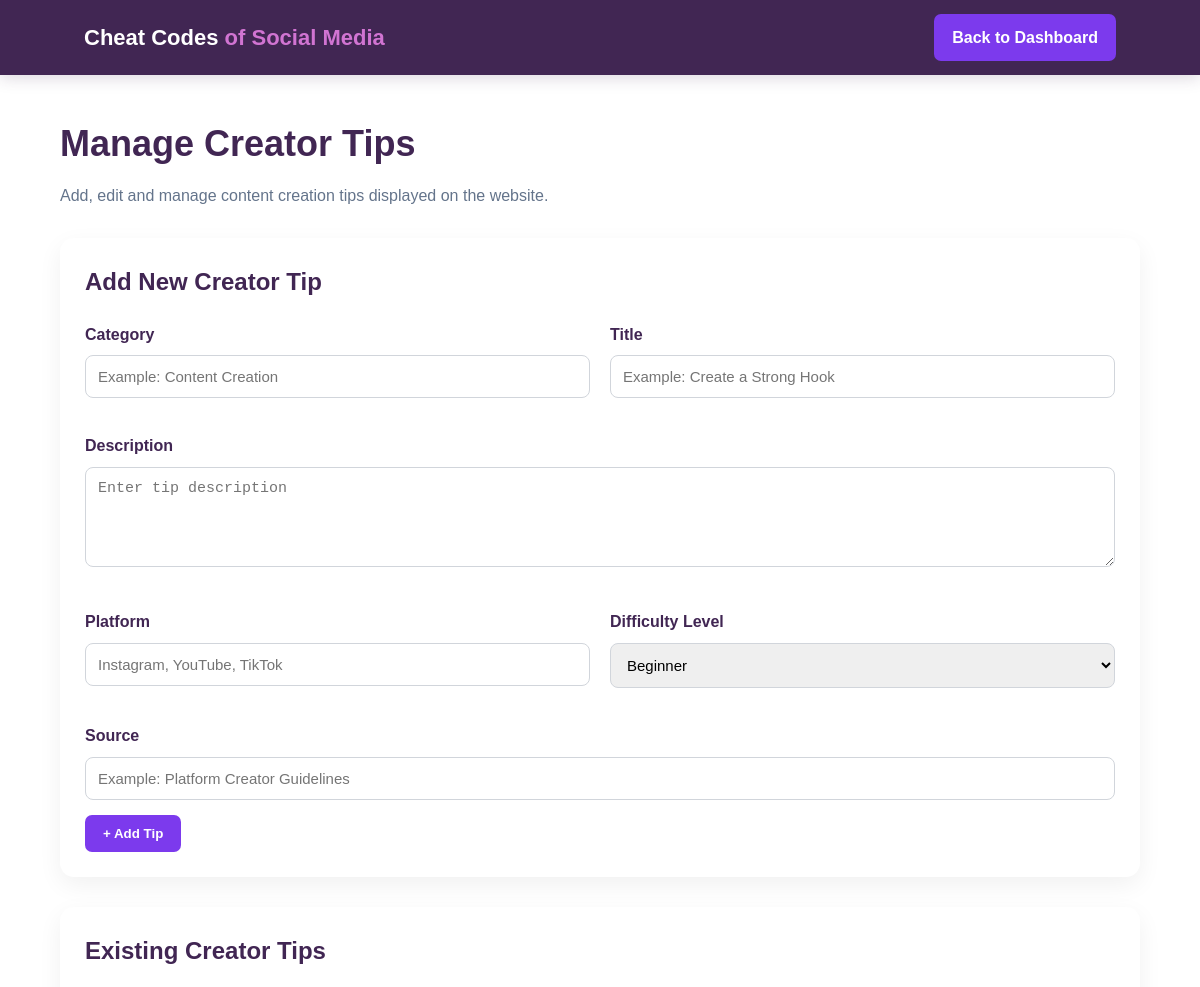
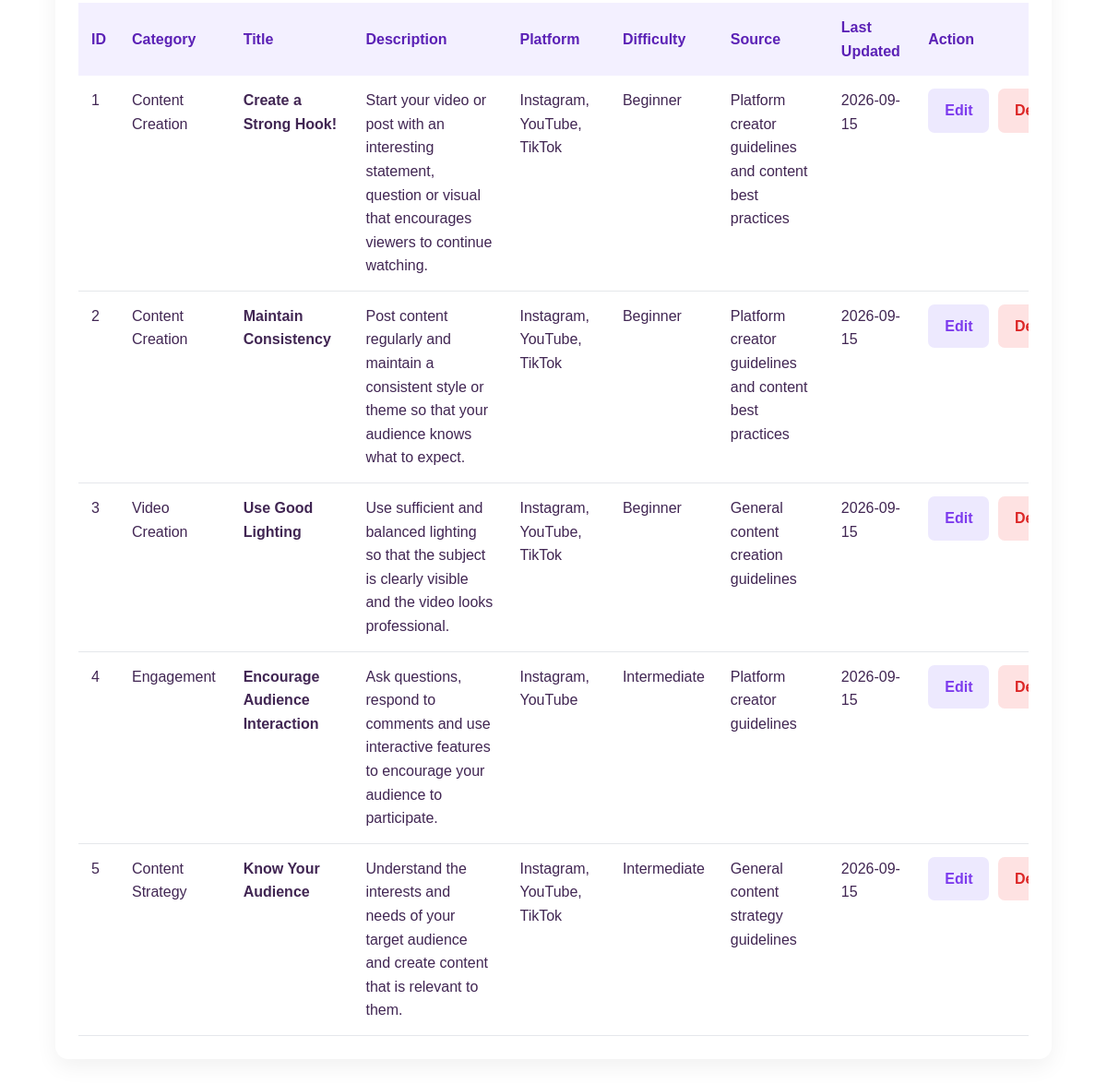
Page /admin/manage_creator_tips.php on the committed database (2 pictures, top to bottom).
### tables this page shows
CREATE TABLE `creator_tips` (
  `tip_id` int(11) NOT NULL,
  `category` varchar(100) NOT NULL,
  `title` varchar(150) NOT NULL,
  `description` text NOT NULL,
  `platform` varchar(100) NOT NULL,
  `difficulty_level` varchar(50) NOT NULL,
  `source` varchar(255) NOT NULL,
  `last_updated` date NOT NULL
);

### admin/manage_creator_tips.php (the view, shortened to what this page needs)
<?php
require_once "../config/database.php";
$edit_tip = null;
$sql = "SELECT * FROM creator_tips ORDER BY tip_id";
$result = mysqli_query($conn, $sql);
?>
<!DOCTYPE html>
<html lang="en">
<head>
    <link rel="stylesheet" href="../css/style.css">
</head>
<body>
<header class="navbar">
    <div class="logo">
        Cheat Codes <span>of Social Media</span>
    </div>
    <a href="dashboard.php" class="btn btn-primary">
        Back to Dashboard
    </a>
</header>
<main class="admin-container">
    <div class="admin-header">
        <h1>Manage Creator Tips</h1>
        <p>
            Add, edit and manage content creation tips displayed on the website.
        </p>
    </div>
    <div class="admin-card">
        <?php if ($edit_tip): ?>
            <h2>Edit Creator Tip</h2>
            <form method="POST">
                <input type="hidden"
                       name="tip_id"
                       value="<?php echo $edit_tip['tip_id']; ?>">
                <div class="form-grid">
                    <div class="form-group">
                        <label>Category</label>
                        <input type="text"
                               name="category"
                               value="<?php echo htmlspecialchars($edit_tip['category']); ?>"
                               required>
                    </div>
                    <div class="form-group">
                        <label>Title</label>
                        <input type="text"
                               name="title"
                               value="<?php echo htmlspecialchars($edit_tip['title']); ?>"
                               required>
                    </div>
                    <div class="form-group full">
                        <label>Description</label>
                        <textarea name="description"
                                  required><?php echo htmlspecialchars($edit_tip['description']); ?></textarea>
                    </div>
                    <div class="form-group">
                        <label>Platform</label>
                        <input type="text"
                               name="platform"
                               value="<?php echo htmlspecialchars($edit_tip['platform']); ?>"
                               required>
                    </div>
                    <div class="form-group">
                        <label>Difficulty Level</label>
                        <select name="difficulty_level" required>
                            <option value="Beginner"
                                <?php if ($edit_tip['difficulty_level'] == 'Beginner') echo 'selected'; ?>>
                                Beginner
                            </option>
                            <option value="Intermediate"
                                <?php if ($edit_tip['difficulty_level'] == 'Intermediate') echo 'selected'; ?>>
                                Intermediate
                            </option>
                            <option value="Advanced"
                                <?php if ($edit_tip['difficulty_level'] == 'Advanced') echo 'selected'; ?>>
                                Advanced
                            </option>
                        </select>
                    </div>
                    <div class="form-group full">
                        <label>Source</label>
                        <input type="text"
                               name="source"
                               value="<?php echo htmlspecialchars($edit_tip['source']); ?>"
                               required>
                    </div>
                </div>
                <button type="submit"
                        name="update_tip"
                        class="btn btn-primary">
                    Update Tip
                </button>
                <a href="manage_creator_tips.php"
                   class="btn btn-cancel">
                    Cancel
                </a>
            </form>
        <?php else: ?>
            <h2>Add New Creator Tip</h2>
            <form method="POST">
                <div class="form-grid">
                    <div class="form-group">
                        <label>Category</label>
                        <input type="text"
                               name="category"
                               placeholder="Example: Content Creation"
                               required>
                    </div>
                    <div class="form-group">
                        <label>Title</label>
                        <input type="text"
                               name="title"
                               placeholder="Example: Create a Strong Hook"
                               required>
                    </div>
                    <div class="form-group full">
                        <label>Description</label>
                        <textarea name="description"
                                  placeholder="Enter tip description"
                                  required></textarea>
                    </div>
                    <div class="form-group">
                        <label>Platform</label>
                        <input type="text"
                               name="platform"
                               placeholder="Instagram, YouTube, TikTok"
                               required>
                    </div>
                    <div class="form-group">
                        <label>Difficulty Level</label>
                        <select name="difficulty_level" required>
                            <option value="Beginner">Beginner</option>
                        </select>
                    </div>
                    <div class="form-group full">
                        <label>Source</label>
                        <input type="text"
                               name="source"
                               placeholder="Example: Platform Creator Guidelines"
                               required>
                    </div>
                </div>
                <button type="submit"
                        name="add_tip"
                        class="btn btn-primary">
                    + Add Tip
                </button>
            </form>
        <?php endif; ?>
    </div>
    <div class="admin-card">
        <h2>Existing Creator Tips</h2>
        <div class="table-wrapper">
            <table>
                <thead>
                    <tr>
                        <th>ID</th>
                        <th>Category</th>
                        <th>Title</th>
                        <th>Description</th>
                        <th>Platform</th>
                        <th>Difficulty</th>
                        <th>Source</th>
                        <th>Last Updated</th>
                        <th>Action</th>
                    </tr>
                </thead>
                <tbody>
                    <?php while ($row = mysqli_fetch_assoc($result)): ?>
                        <tr>
                            <td>
                                <?php echo $row['tip_id']; ?>
                            </td>
                            <td>
                                <?php echo htmlspecialchars($row['category']); ?>
                            </td>
                            <td>
                                <strong>
                                    <?php echo htmlspecialchars($row['title']); ?>
                                </strong>
                            </td>
                            <td>
                                <?php echo htmlspecialchars($row['description']); ?>
                            </td>
                            <td>
                                <?php echo htmlspecialchars($row['platform']); ?>
                            </td>
                            <td>
                                <?php echo htmlspecialchars($row['difficulty_level']); ?>
                            </td>
                            <td>
                                <?php echo htmlspecialchars($row['source']); ?>
                            </td>
                            <td>
                                <?php echo htmlspecialchars($row['last_updated']); ?>
                            </td>
                            <td class="action-buttons">
                                <a href="?edit=<?php echo $row['tip_id']; ?>"
                                   class="btn btn-edit">
                                    Edit
                                </a>
                                <a href="?delete=<?php echo $row['tip_id']; ?>"
                                   class="btn btn-delete"
                                   onclick="return confirm('Are you sure you want to delete this tip?');">
                                    Delete
                                </a>
                            </td>
                        </tr>
                    <?php endwhile; ?>
                </tbody>
            </table>
        </div>
    </div>
</main>
</body>
</html>

### css/style.css (style rules this page uses)
* { margin: 0; padding: 0; box-sizing: border-box; }
body { font-family: Arial, sans-serif; background: #ffffff; color: #412653; line-height: 1.6; }
.navbar { height: 75px; background: #412653; display: flex; align-items: center; justify-content: space-between; padding: 0 7%; box-shadow: 0 3px 15px rgba(65, 38, 83, 0.18); }
.logo { font-size: 22px; font-weight: bold; color: #ffffff; }
.logo span { color: #D174D2; }
.btn { display: inline-block; padding: 13px 24px; border-radius: 6px; text-decoration: none; font-weight: bold; transition: 0.2s; }

### admin/manage_creator_tips.php (style rules this page uses)
.admin-container { width: 90%; max-width: 1500px; margin: 40px auto; }
.admin-header { margin-bottom: 30px; }
.admin-header h1 { font-size: 36px; margin-bottom: 10px; }
.admin-header p { color: #64748b; }
.admin-card { background: white; padding: 25px; border-radius: 14px; margin-bottom: 30px; box-shadow: 0 8px 25px rgba(0,0,0,0.06); }
.admin-card h2 { margin-bottom: 20px; }
.form-grid { display: grid; grid-template-columns: 1fr 1fr; gap: 20px; }
.form-group { margin-bottom: 15px; }
.form-group.full { grid-column: 1 / -1; }
.form-group label { display: block; font-weight: bold; margin-bottom: 8px; }
.form-group input, .form-group textarea, .form-group select { width: 100%; padding: 12px; border: 1px solid #d1d5db; border-radius: 8px; font-size: 15px; box-sizing: border-box; }
.form-group textarea { min-height: 100px; resize: vertical; }
.btn { border: none; padding: 11px 18px; border-radius: 7px; cursor: pointer; font-weight: bold; text-decoration: none; display: inline-block; }
.btn-primary { background: #7c3aed; color: white; }
.btn-edit { background: #ede9fe; color: #7c3aed; }
.btn-delete { background: #fee2e2; color: #dc2626; }
.table-wrapper { overflow-x: auto; }
table { width: 100%; border-collapse: collapse; min-width: 1100px; }
th { background: #f3f0ff; color: #5b21b6; text-align: left; padding: 14px; }
td { padding: 14px; border-bottom: 1px solid #e5e7eb; vertical-align: top; }
.action-buttons { white-space: nowrap; }
.action-buttons a { margin-right: 5px; }

### rows in the picture
creator_tips: tip_id "1", category "Content Creation", title "Create a Strong Hook!", description "Start your video or post with an interesting statement, question or visual that encourages viewers to continue watching.", platform "Instagram, YouTube, TikTok", difficulty_level "Beginner", source "Platform creator guidelines and content best practices", last_updated "2026-09-15"
creator_tips: tip_id "2", category "Content Creation", title "Maintain Consistency", description "Post content regularly and maintain a consistent style or theme so that your audience knows what to expect.", platform "Instagram, YouTube, TikTok", difficulty_level "Beginner", source "Platform creator guidelines and content best practices", last_updated "2026-09-15"
creator_tips: tip_id "3", category "Video Creation", title "Use Good Lighting", description "Use sufficient and balanced lighting so that the subject is clearly visible and the video looks professional.", platform "Instagram, YouTube, TikTok", difficulty_level "Beginner", source "General content creation guidelines", last_updated "2026-09-15"
creator_tips: tip_id "4", category "Engagement", title "Encourage Audience Interaction", description "Ask questions, respond to comments and use interactive features to encourage your audience to participate.", platform "Instagram, YouTube", difficulty_level "Intermediate", source "Platform creator guidelines", last_updated "2026-09-15"
creator_tips: tip_id "5", category "Content Strategy", title "Know Your Audience", description "Understand the interests and needs of your target audience and create content that is relevant to them.", platform "Instagram, YouTube, TikTok", difficulty_level "Intermediate", source "General content strategy guidelines", last_updated "2026-09-15"
